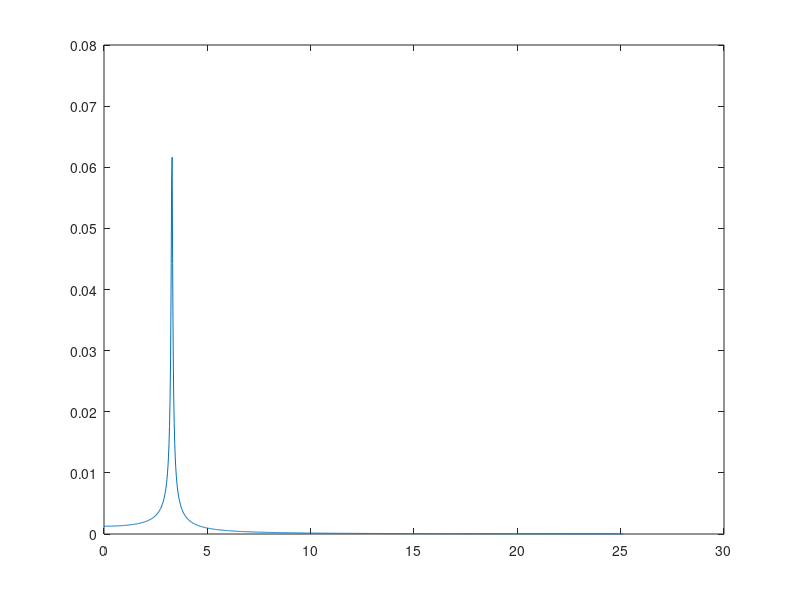

Reproduce this figure in MATLAB. (Note: this script raises an error after producing the figure.)
clear
clc
close all

L = 50;
h = 0.4572;
w = 1.2192;
rho = 7800;
damping_ratio = 0.01;
E = 210e9;
I = (w * h^3) / 12;
k_beam = 48 * E * I / L^3;
F0 = 1000;
m = (1/3) * L * w * h * rho;
c = damping_ratio * 2 * sqrt(k_beam*m);
natural_frequency = sqrt(k_beam / m);

force_frequency = linspace(0,8*pi,1000);

X = F0 ./ (k_beam + 1i .* force_frequency .* c - m .* force_frequency.^2);

t = linspace(0,100,1000);

for i = 1:length(force_frequency)
    [max_response(i), indices(i)] = max(real(X(i) .* exp(1i .* natural_frequency .* t)));
end

[maxresponse, maxindex] = max(max_response);

best_frequency = force_frequency(maxindex);

plot(force_frequency,max_response)

disp("frequency to cause maximum displacement: "+string(best_frequency)+" rad/s"+"("+(2*pi/best_frequency)+" Hz)")
disp("displacement at this frequency: "+100*maxresponse+" cm")

% frequency to cause maximum displacement: 3.2957 rad/s(1.9065 Hz)
% displacement at this frequency: 6.165 cm